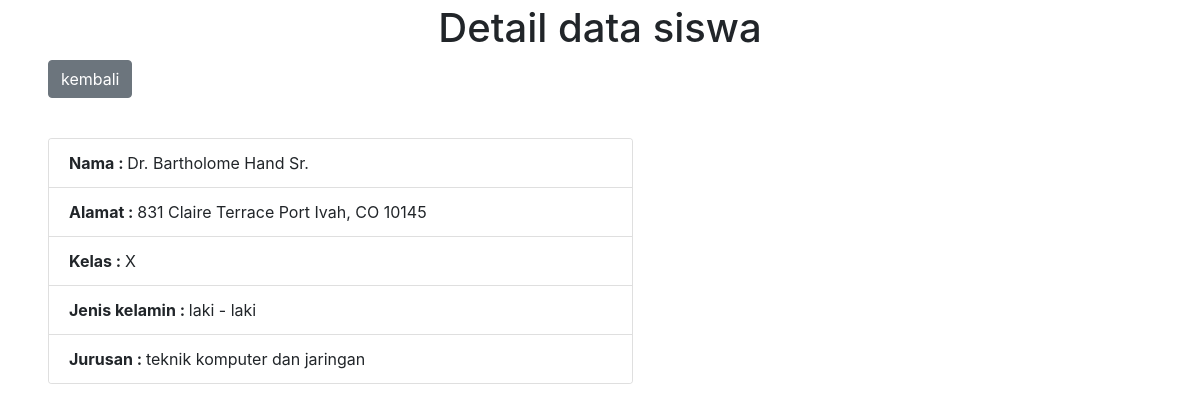
The page /php/detail.php?detail=1 on the database its author committed.
### tables this page shows
CREATE TABLE `data_siswa` (
  `id` int(9) unsigned NOT NULL AUTO_INCREMENT,
  `nama` varchar(100) NOT NULL,
  `alamat` varchar(100) NOT NULL,
  `kelas` varchar(50) NOT NULL,
  `jenis_kelamin` varchar(50) NOT NULL,
  `jurusan` varchar(50) NOT NULL,
  PRIMARY KEY (`id`)
);

### php/models.php (called while the page is built, shortened)
<?php
$database = mysqli_connect("localhost", "root", "", "smk_media_informatika");
function query($data)
{
  global $database;
  $hasil = mysqli_query($database, $data);
  $rows = [];
  while ($row = mysqli_fetch_assoc($hasil)) {
    $rows[] = $row;
  }
  return $rows;
}
function filter($data)
{
  global $database;
  return htmlspecialchars(mysqli_escape_string($database, $data));
}

### php/detail.php (the view, shortened to what this page needs)
<?php
require_once 'models.php';
$id = filter($_GET['detail']);
if (isset($_GET['detail']) == query("SELECT id FROM data_siswa WHERE id = '$id'")) {
  $detail =  query("SELECT * FROM data_siswa WHERE id = '$id'")[0];
}
?>
<!doctype html>
<html lang="en">
<head>
  <link rel="stylesheet" href="../assets/css/bootstrap.min.css">
</head>
<body>
  <h1 class="text-center mt-1">Detail data siswa</h1>
  <a href="index.php" class="btn btn-secondary ml-5 mb-3">kembali</a>
  <div class="row">
    <div class="col-md-6 ml-5 mt-4">
      <div class="card">
        <ul class="list-group list-group-flush">
          <li class="list-group-item"><b>Nama : </b> <?= $detail['nama']; ?></li>
          <li class="list-group-item"><b>Alamat : </b> <?= $detail['alamat']; ?></li>
          <li class="list-group-item"><b>Kelas : </b><?= $detail['kelas']; ?></li>
          <li class="list-group-item"><b>Jenis kelamin : </b><?= $detail['jenis_kelamin']; ?></li>
          <li class="list-group-item"><b>Jurusan : </b><?= $detail['jurusan']; ?></li>
        </ul>
      </div>
    </div>
  </div>
</body>
</html>

### rows shown on the page
data_siswa: nama "Dr. Bartholome Hand Sr.", alamat "831 Claire Terrace Port Ivah, CO 10145", kelas "X", jenis_kelamin "laki - laki", jurusan "teknik komputer dan jaringan"
